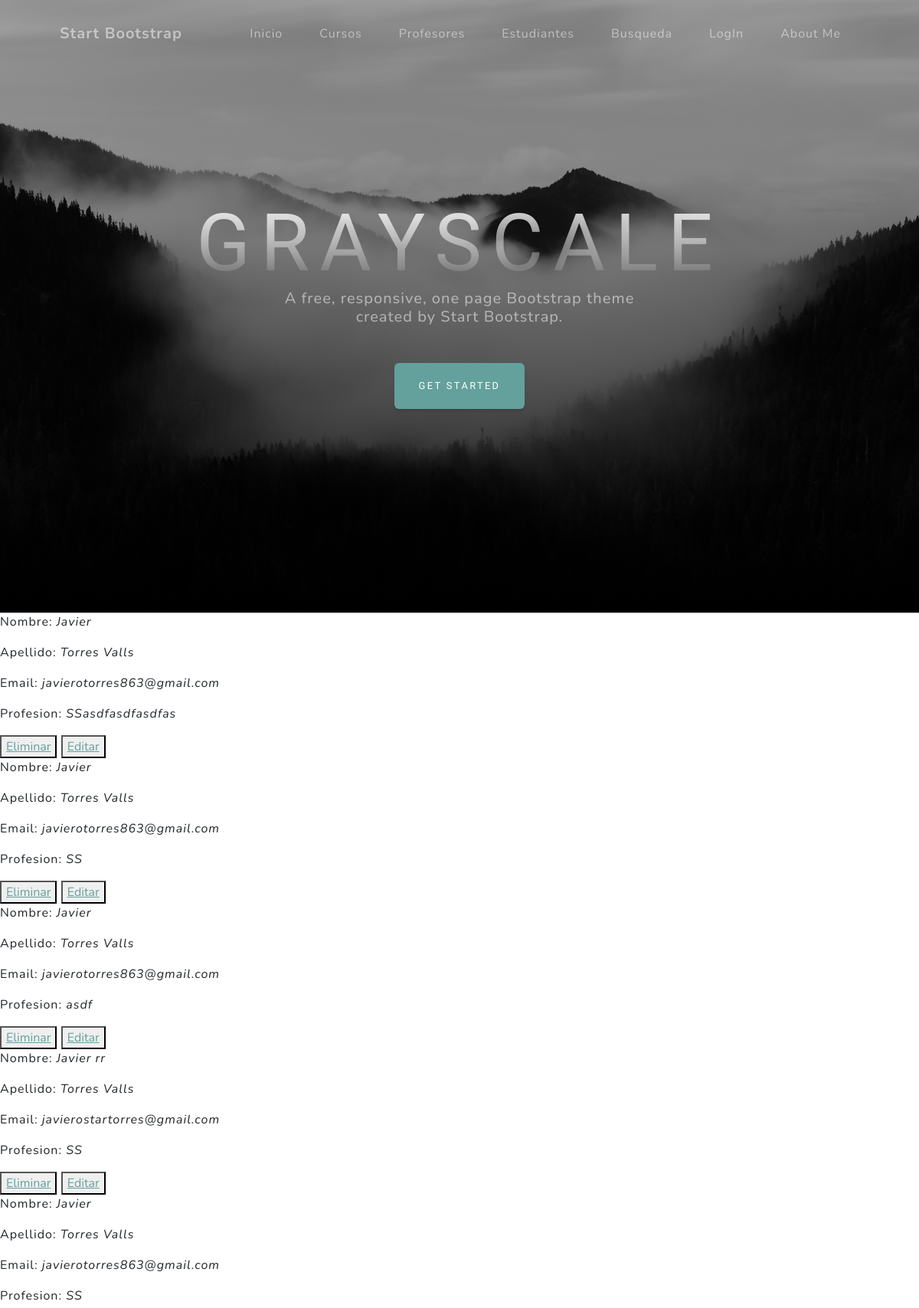
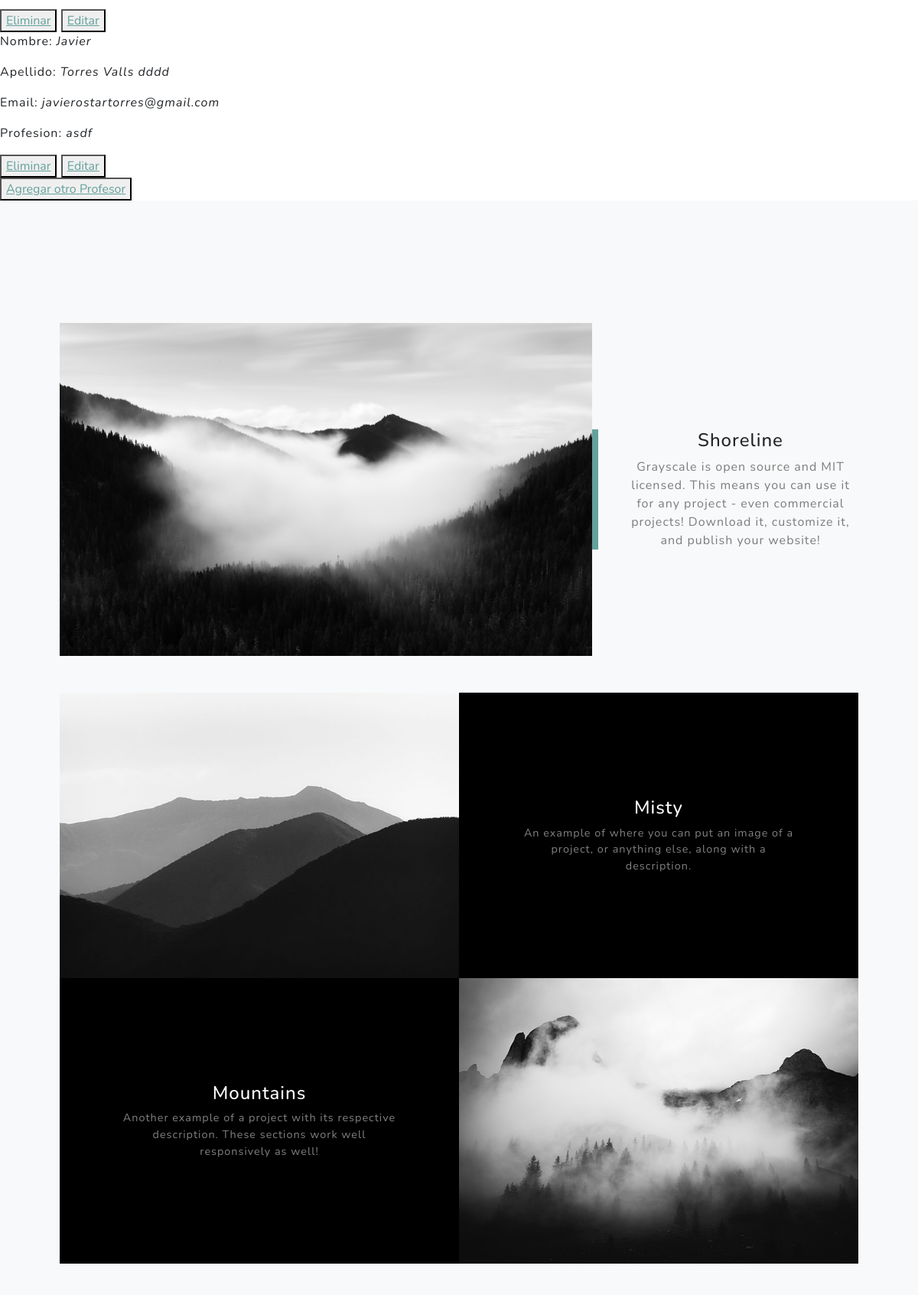
The page /AppCoder/profesor/lista/ (upper part) on the database its author committed (2 pictures, top to bottom).
### AppCoder/models.py (models this page shows, shortened)
class Profesor(models.Model):
     nombre = models.CharField(max_length=30)
     apellido = models.CharField(max_length=30)
     email = models.EmailField()
     profesion = models.CharField(max_length=30)

### AppCoder/views_clases.py (the view)
# urls.py: path('profesor/lista/', views_clases.ProfesoresListView.as_view(), name='List'),
class ProfesoresListView(ListView):
    model = Profesor
    context_object_name = "profesores"
    template_name = "appCoder/Vistas_Clases/profesor_list.html"

### AppCoder/templates/appcoder/Vistas_Clases/profesor_list.html (shortened to what this page needs)
<!DOCTYPE html>
<html lang="en">
<head>
</head>
<body>
    {% extends "AppCoder/index.html" %}
    {%load static %}
    {%block quecambia %}
    {% for p in profesores %}
    <p>Nombre: <i>{{ p.nombre }}</i></p>
    <p>Apellido: <i>{{ p.apellido }}</i></p>
    <p>Email: <i>{{ p.email }}</i></p>
    <p>Profesion: <i>{{ p.profesion }}</i></p>
    <button>
        <a href="{% url 'Delete' p.id %}"> Eliminar</a>
    </button>
    <button>
        <a href="{% url 'Edit' p.id %}">Editar</a>
    </button>
{% endfor %}
<br>
<button>
<a href="{% url 'New' %}">Agregar otro Profesor</a>
</button>
    {%endblock%}

### rows shown on the page
Profesor: nombre "Javier", apellido "Torres Valls", email "javierotorres863@gmail.com", profesion "SSasdfasdfasdfas"
Profesor: nombre "Javier", apellido "Torres Valls", email "javierotorres863@gmail.com", profesion "SS"
Profesor: nombre "Javier", apellido "Torres Valls", email "javierotorres863@gmail.com", profesion "asdf"
Profesor: nombre "Javier rr", apellido "Torres Valls", email "javierostartorres@gmail.com", profesion "SS"
Profesor: nombre "Javier", apellido "Torres Valls", email "javierotorres863@gmail.com", profesion "SS"
Profesor: nombre "Javier", apellido "Torres Valls dddd", email "javierostartorres@gmail.com", profesion "asdf"
